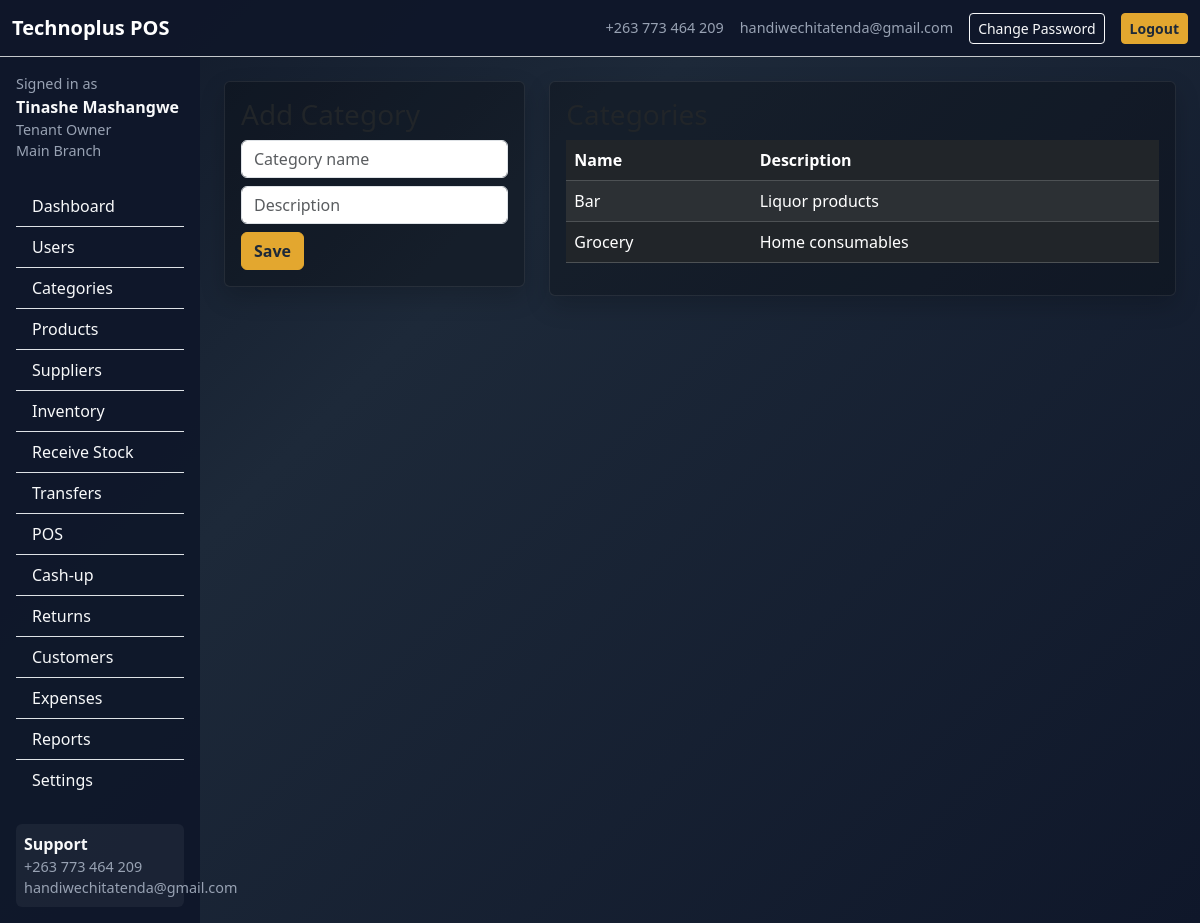
/categories (signed in), run on the app's committed database.
### app/models.py (models this page shows, shortened)
class TimestampMixin:
    created_at = db.Column(db.DateTime, default=datetime.utcnow, nullable=False)
    updated_at = db.Column(db.DateTime, default=datetime.utcnow, onupdate=datetime.utcnow)

class User(db.Model, UserMixin, TimestampMixin):
    id = db.Column(db.Integer, primary_key=True)
    tenant_id = db.Column(db.Integer, db.ForeignKey("tenant.id"), nullable=True)
    branch_id = db.Column(db.Integer, db.ForeignKey("branch.id"), nullable=True)
    full_name = db.Column(db.String(120), nullable=False)
    username = db.Column(db.String(80), unique=True, nullable=False)
    email = db.Column(db.String(120), default="")
    phone = db.Column(db.String(30), default="")
    password_hash = db.Column(db.String(255), nullable=False)
    role = db.Column(db.String(30), nullable=False, default="cashier")
    status = db.Column(db.String(20), default="active")
    must_change_password = db.Column(db.Boolean, default=False)
    last_login = db.Column(db.DateTime)
    tenant = db.relationship("Tenant", backref="users")
    branch = db.relationship("Branch", backref="users")
    @property
    def is_super_admin(self):
        return self.role == "super_admin"
    def has_any_role(self, *roles):
        return self.role in roles

class Branch(db.Model, TimestampMixin):
    id = db.Column(db.Integer, primary_key=True)
    tenant_id = db.Column(db.Integer, db.ForeignKey("tenant.id"), nullable=False)
    name = db.Column(db.String(120), nullable=False)
    code = db.Column(db.String(30), default="")
    phone = db.Column(db.String(30), default="")
    email = db.Column(db.String(120), default="")
    address = db.Column(db.String(255), default="")
    status = db.Column(db.String(20), default="active")
    tenant = db.relationship("Tenant", backref="branches")

class Category(db.Model, TimestampMixin):
    id = db.Column(db.Integer, primary_key=True)
    tenant_id = db.Column(db.Integer, db.ForeignKey("tenant.id"), nullable=False)
    name = db.Column(db.String(120), nullable=False)
    description = db.Column(db.String(255), default="")
    status = db.Column(db.String(20), default="active")
    tenant = db.relationship("Tenant", backref="categories")

### app/routes.py (the view, shortened to what this page needs)
    @app.route("/categories", methods=["GET", "POST"])
    @login_required
    def categories():
        require_tenant_access(current_user.tenant_id)
        require_roles("tenant_owner", "branch_manager", "cashier")
        cats = Category.query.filter_by(tenant_id=current_user.tenant_id).order_by(Category.name).all()
        return render_template("categories.html", categories=cats)

### app/__init__.py (called while the page is built)
def create_app():
    app = Flask(__name__, instance_relative_config=True)
    os.makedirs(app.instance_path, exist_ok=True)
    db_path = os.path.join(app.instance_path, "technoplus_pos.db")
    app.config.update(
        SECRET_KEY="change-this-secret-key",
        SQLALCHEMY_DATABASE_URI=f"sqlite:///{db_path}",
        SQLALCHEMY_TRACK_MODIFICATIONS=False,
    )
    db.init_app(app)
    login_manager.init_app(app)
    from .models import User
    @login_manager.user_loader
    def load_user(user_id):
        return User.query.get(int(user_id))
    from .routes import register_routes
    register_routes(app)
    with app.app_context():
        from . import models
        db.create_all()
        from .utils import seed_defaults
        seed_defaults()
    return app

### app/models.py (called while the page is built)
    def is_access_allowed(self):
        if self.status in {"paused", "frozen"}:
            return False
        if self.expiry_date and date.today() > (self.expiry_date + timedelta(days=self.grace_days)):
            self.status = "expired"
            db.session.commit()
            return False
        return True

### app/templates/categories.html
{% extends 'base.html' %}
{% block content %}
<div class="row g-4">
<div class="col-lg-4"><div class="card bg-black bg-opacity-25 card-soft"><div class="card-body">
<h3>Add Category</h3>
<form method="post">
<div class="mb-2"><input name="name" class="form-control" placeholder="Category name" required></div>
<div class="mb-2"><input name="description" class="form-control" placeholder="Description"></div>
<button class="btn btn-brand">Save</button>
</form></div></div></div>
<div class="col-lg-8"><div class="card bg-black bg-opacity-25 card-soft"><div class="card-body">
<h3>Categories</h3><table class="table table-dark table-striped"><thead><tr><th>Name</th><th>Description</th></tr></thead><tbody>
{% for c in categories %}<tr><td>{{ c.name }}</td><td>{{ c.description }}</td></tr>{% endfor %}
</tbody></table></div></div></div></div>
{% endblock %}

### app/templates/base.html (shortened to what this page needs)
<!doctype html>
<html lang="en">
<head>
  <link href="https://cdn.jsdelivr.net/npm/bootstrap@5.3.3/dist/css/bootstrap.min.css" rel="stylesheet">
  <link href="{{ url_for('static', filename='theme.css') }}" rel="stylesheet">
</head>
<body class="text-light">
<nav class="navbar navbar-expand-lg navbar-dark border-bottom border-secondary-subtle" style="background:rgba(15,23,42,.95)">
  <div class="container-fluid">
    <a class="navbar-brand fw-bold" href="{{ url_for('landing') }}">Technoplus POS</a>
    <div class="ms-auto d-flex gap-3 align-items-center">
      <span class="small-muted">{{ support_phone }}</span>
      <span class="small-muted">{{ support_email }}</span>
      {% if current_user.is_authenticated %}
        <a class="btn btn-sm btn-outline-light" href="{{ url_for('change_password') }}">Change Password</a>
        <a class="btn btn-sm btn-brand" href="{{ url_for('logout') }}">Logout</a>
      {% else %}
        <a class="btn btn-sm btn-brand" href="{{ url_for('login') }}">Login</a>
      {% endif %}
    </div>
  </div>
</nav>
<div class="container-fluid">
  {% if current_user.is_authenticated and request.endpoint not in ['landing','login'] %}
  <div class="row">
    <aside class="col-lg-2 col-md-3 sidebar p-3">
      <div class="mb-4">
        <div class="small-muted">Signed in as</div>
        <div class="fw-bold">{{ current_user.full_name }}</div>
        <div class="small-muted text-capitalize">{{ current_user.role.replace('_',' ') }}</div>
        {% if current_user.branch %}<div class="small-muted">{{ current_user.branch.name }}</div>{% endif %}
      </div>
      {% if current_user.is_super_admin %}
        <div class="list-group list-group-flush">
          <a class="list-group-item list-group-item-action bg-transparent text-light" href="{{ url_for('admin_dashboard') }}">Dashboard</a>
          <a class="list-group-item list-group-item-action bg-transparent text-light" href="{{ url_for('tenants') }}">Tenants</a>
          <a class="list-group-item list-group-item-action bg-transparent text-light" href="{{ url_for('new_tenant') }}">Add Tenant</a>
          <a class="list-group-item list-group-item-action bg-transparent text-light" href="{{ url_for('audit_logs') }}">Audit Logs</a>
        </div>
      {% else %}
        <div class="list-group list-group-flush">
          <a class="list-group-item list-group-item-action bg-transparent text-light" href="{{ url_for('tenant_dashboard') }}">Dashboard</a>
          {% if current_user.role in ['tenant_owner','branch_manager'] %}<a class="list-group-item list-group-item-action bg-transparent text-light" href="{{ url_for('users') }}">Users</a>{% endif %}
          {% if current_user.role in ['tenant_owner','branch_manager','stock_clerk'] %}
          <a class="list-group-item list-group-item-action bg-transparent text-light" href="{{ url_for('categories') }}">Categories</a>
          <a class="list-group-item list-group-item-action bg-transparent text-light" href="{{ url_for('products') }}">Products</a>
          <a class="list-group-item list-group-item-action bg-transparent text-light" href="{{ url_for('suppliers') }}">Suppliers</a>
          <a class="list-group-item list-group-item-action bg-transparent text-light" href="{{ url_for('inventory') }}">Inventory</a>
          <a class="list-group-item list-group-item-action bg-transparent text-light" href="{{ url_for('receive_stock') }}">Receive Stock</a>
          <a class="list-group-item list-group-item-action bg-transparent text-light" href="{{ url_for('transfers') }}">Transfers</a>
          {% endif %}
          {% if current_user.role in ['tenant_owner','branch_manager','cashier'] %}
          <a class="list-group-item list-group-item-action bg-transparent text-light" href="{{ url_for('pos') }}">POS</a>
          <a class="list-group-item list-group-item-action bg-transparent text-light" href="{{ url_for('cashup') }}">Cash-up</a>
          {% endif %}
          {% if current_user.role in ['tenant_owner','branch_manager'] %}
          <a class="list-group-item list-group-item-action bg-transparent text-light" href="{{ url_for('returns') }}">Returns</a>
          {% endif %}
          {% if current_user.role in ['tenant_owner','branch_manager'] %}
          <a class="list-group-item list-group-item-action bg-transparent text-light" href="{{ url_for('customers') }}">Customers</a>
          <a class="list-group-item list-group-item-action bg-transparent text-light" href="{{ url_for('expenses') }}">Expenses</a>
          <a class="list-group-item list-group-item-action bg-transparent text-light" href="{{ url_for('reports') }}">Reports</a>
          <a class="list-group-item list-group-item-action bg-transparent text-light" href="{{ url_for('settings') }}">Settings</a>
          {% endif %}
        </div>
      {% endif %}
      <div class="mt-4 p-2 footer-strip rounded"><div class="fw-semibold">Support</div><div class="small-muted">{{ support_phone }}</div><div class="small-muted">{{ support_email }}</div></div>
    </aside>
    <main class="col-lg-10 col-md-9 p-4">
  {% else %}
    <main class="container py-4">
  {% endif %}
      {% block content %}{% endblock %}
  {% if current_user.is_authenticated and request.endpoint not in ['landing','login'] %}</main></div>{% else %}</main>{% endif %}
</div>
</body></html>

### app/static/theme.css (style rules this page uses)
body { background: linear-gradient(135deg, #101828 0%, #1d2939 35%, #0f172a 100%); min-height: 100vh; }
.card-soft { border: 1px solid rgba(255,255,255,.08); box-shadow: 0 10px 24px rgba(0,0,0,.18); }
.btn-brand { background: #e3a72f; border-color:#e3a72f; color:#1d2939; font-weight:600; }
.sidebar { min-height:100vh; background: rgba(15,23,42,.96); }
.table thead th { white-space: nowrap; }
.small-muted { color: #98a2b3; font-size: .9rem; }
.footer-strip { background: rgba(255,255,255,.05); }

### data on the page
User: full_name "Tinashe Mashangwe", role.replace "Tenant Owner"
Branch: branch.name "Main Branch"
Category: name "Bar", description "Liquor products"
Category: name "Grocery", description "Home consumables"

### other printed values
{{ support_phone }} "+263 773 464 209"
{{ support_email }} "handiwechitatenda@gmail.com"
